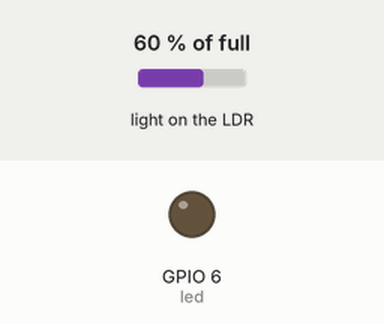
Recording of a program running on a simulated Raspberry Pi (BCM pin numbers). Parts: output pins drawn as LEDs (lit = HIGH). The inputs (shaded band) are chosen by the test bench; at power-on: light on the LDR 60 % of full. What the program prints to the terminal is not drawn. At 2.0 s the program stops and its outputs stay as they are.

Above: at 0.1 s.
At 1.1 s:
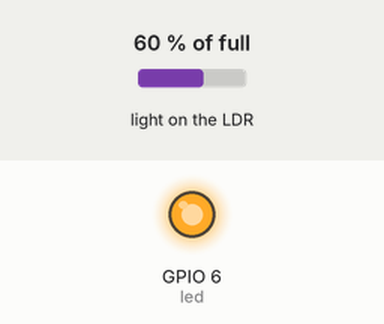
Timing chart, 0 to 3.5 s (numbered marks = the images above):
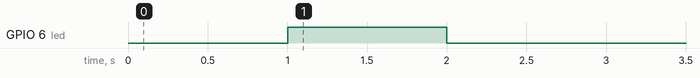

Measured:
- by itself, GPIO 6 (led): LOW → HIGH at 1.0 s, → LOW 1.0 s later

The program:

light_sensor_testing.py
```python
from gpiozero import LED, LightSensor, Button, DistanceSensor, PWMOutputDevice, AngularServo
import Adafruit_DHT
import RPi.GPIO as GPIO
from time import sleep
import random


LDR_SLEEP_SEC = 1


# Is the UV light on? (self-check)
ledArray = ["UV off", "UV on"]
# Is the UV light on? (external-check)
ldrArray = ["UV off", "UV on"]

led = LED(6)
ldr0 = LightSensor(5)

# UV light collection
# Returns lightSelfCheck, lightExternalCheck, brightness
def lightFunc():

	sleep(LDR_SLEEP_SEC)

	# Turns on light
	led.on()

	# light = 1 (True)
	l = 1

	sleep(LDR_SLEEP_SEC)

	# Gets data: brightness value
	# Rounds to 3 decimal places
	b = round(ldr0.value, 3)

	# Checks brightness value if above 0.8
	if b > 0.8:
		e = 1
	else:
		e = 0

	# Turns off light
	led.off()

	return l, e, b

# How to use lightFunc()
uvSelfCheck, uvLDRCheck, uvBrightness = lightFunc()
print(f"Light self-check: {uvSelfCheck}, ldr external check: {uvLDRCheck}, ldr brightness: {uvBrightness} (0-1)")
```
